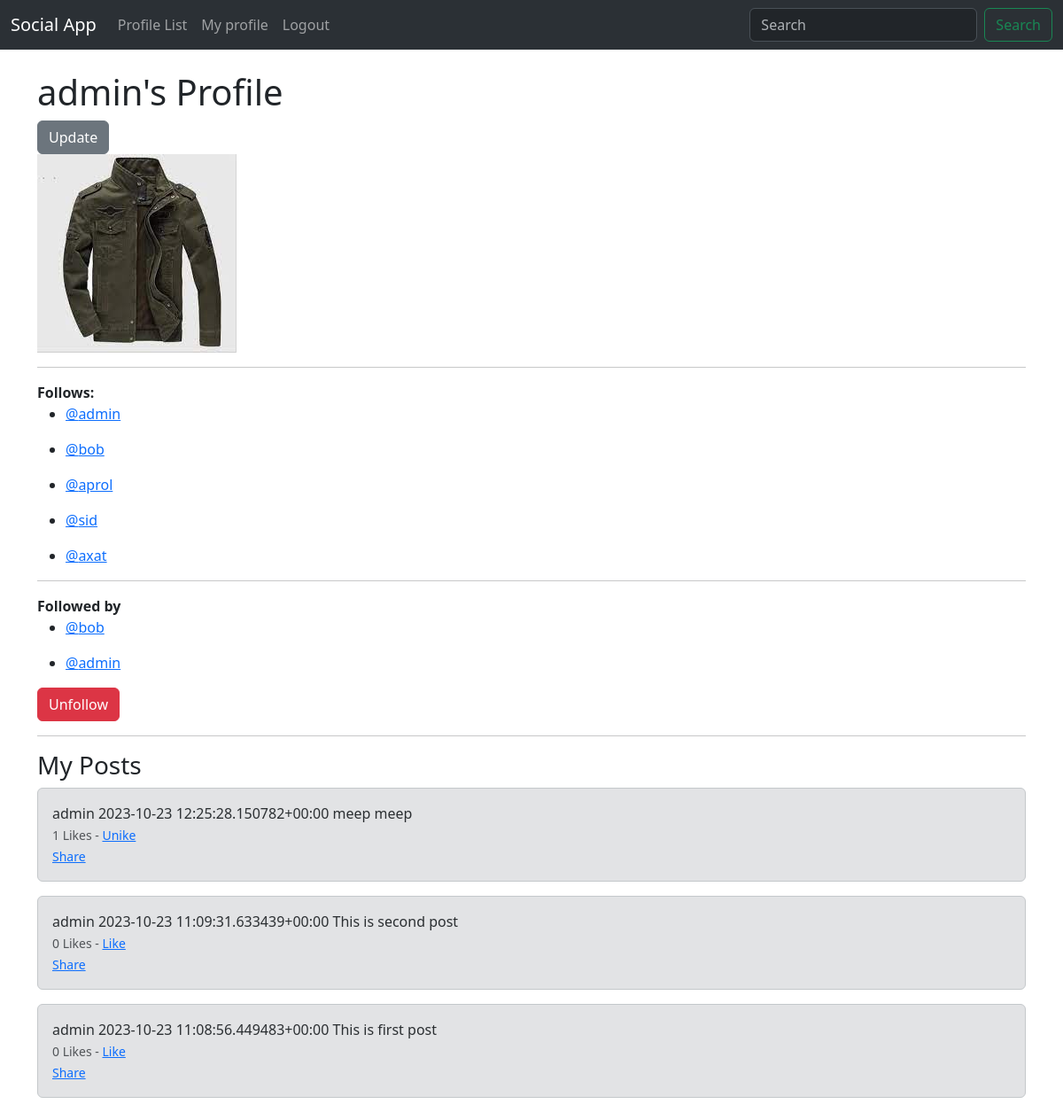
Screenshot of /profile/1 (signed in) with the database file from the repository.
### app/models.py (models this page shows)
class Profile(models.Model):
    user = models.OneToOneField(User, on_delete=models.CASCADE)
    follows = models.ManyToManyField("self", related_name="followed_by", symmetrical=False, blank=True)
    date_modified = models.DateTimeField(User, auto_now=True)
    profile_image = models.ImageField(null=True, blank=True, upload_to='images/')
    def __str__(self):
        return self.user.username

class Meep(models.Model):
    user = models.ForeignKey(User, related_name="meeps", on_delete=models.DO_NOTHING)
    body = models.CharField(max_length=200)
    created_at = models.DateTimeField(auto_now_add=True)
    likes = models.ManyToManyField(User, related_name="meep_like", blank=True)
    def number_of_likes(self):
        return self.likes.count()
    def __str__(self):
        return (
            f"{self.user} {self.created_at} {self.body}"
        )

### app/views.py (the view, shortened to what this page needs)
# urls.py: path('profile/<int:pk>', views.profile, name='profile'),
def profile(request, pk):
    if request.user.is_authenticated:
        profile = Profile.objects.get(user_id=pk)
        meeps = Meep.objects.filter(user_id=pk).order_by('-created_at')
        return render(request, 'profile.html', {'profile': profile, 'meeps':meeps})
    else:
        messages.success(request, "You must be logged in to view this page.")
        return redirect('home')

### app/templates/profile.html (shortened to what this page needs)
{% extends "base.html" %}
{% block content %}
{% if profile %}
     <h1> {{ profile.user.username}}'s Profile </h1>
     {% if request.user.id == profile.user.id %}
    <a href="{% url "update_user" %}" class="btn btn-secondary">Update</a>
{% endif %}
<br>
{% if profile.profile_image %}
    <img src="{{ profile.profile_image.url }}">
{% endif %}
<hr>
<strong>Follows: </strong><br>
{% for following in profile.follows.all %}
    <ul>
    <li><a href="{% url "profile" following.user_id %}"> @{{ following }} </a></li>
    </ul>
{% endfor %}
<hr><strong>Followed by</strong>
{% for following in profile.followed_by.all %}
<ul>
<li><a href="{% url "profile" following.user_id %}"> @{{ following }} </a></li>
</ul>
{% endfor %}
<form method="POST">
    {% if profile in user.profile.follows.all %}
    <button class="btn btn-danger" value="unfollow" name="follow" type="submit">Unfollow</button>
    {% else %}
    <button class="btn btn-primary" value="follow" name="follow" type="submit">Follow</button>
    {% endif %}
</form>
<hr>
    {% if meeps %}
    <h3> My Posts </h3>
    {% for meep in meeps %}
    <div class="alert alert-secondary" role="alert">
        {{ meep }}
        {% if user in meep.likes.all %}
        <div><small class="text-muted">{{ meep.number_of_likes }} Likes - <a href="{% url "meep_like" meep.id %}">Unike</a></small></div>
        {% else %}
        <div><small class="text-muted">{{ meep.number_of_likes }} Likes - <a href="{% url "meep_like" meep.id %}">Like</a></small></div>
        {% endif %}
        <div><small class="text-muted"><a href="{% url "share" meep.id %}">Share</a></small></div>
    </div>
{% endfor %}
    {% endif %}
{% endif %}
{% endblock content %}

### rows the page displays
Profile: user.username "admin", profile_image (picture)
Profile: user.username "bob"
Profile: user.username "aprol"
Profile: user.username "sid"
Profile: user.username "axat"
Meep: user+created_at+body "admin 2023-10-23 12:25:28.150782+00:00 meep meep", number_of_likes "1"
Meep: user+created_at+body "admin 2023-10-23 11:09:31.633439+00:00 This is second post", number_of_likes "0"
Meep: user+created_at+body "admin 2023-10-23 11:08:56.449483+00:00 This is first post", number_of_likes "0"
